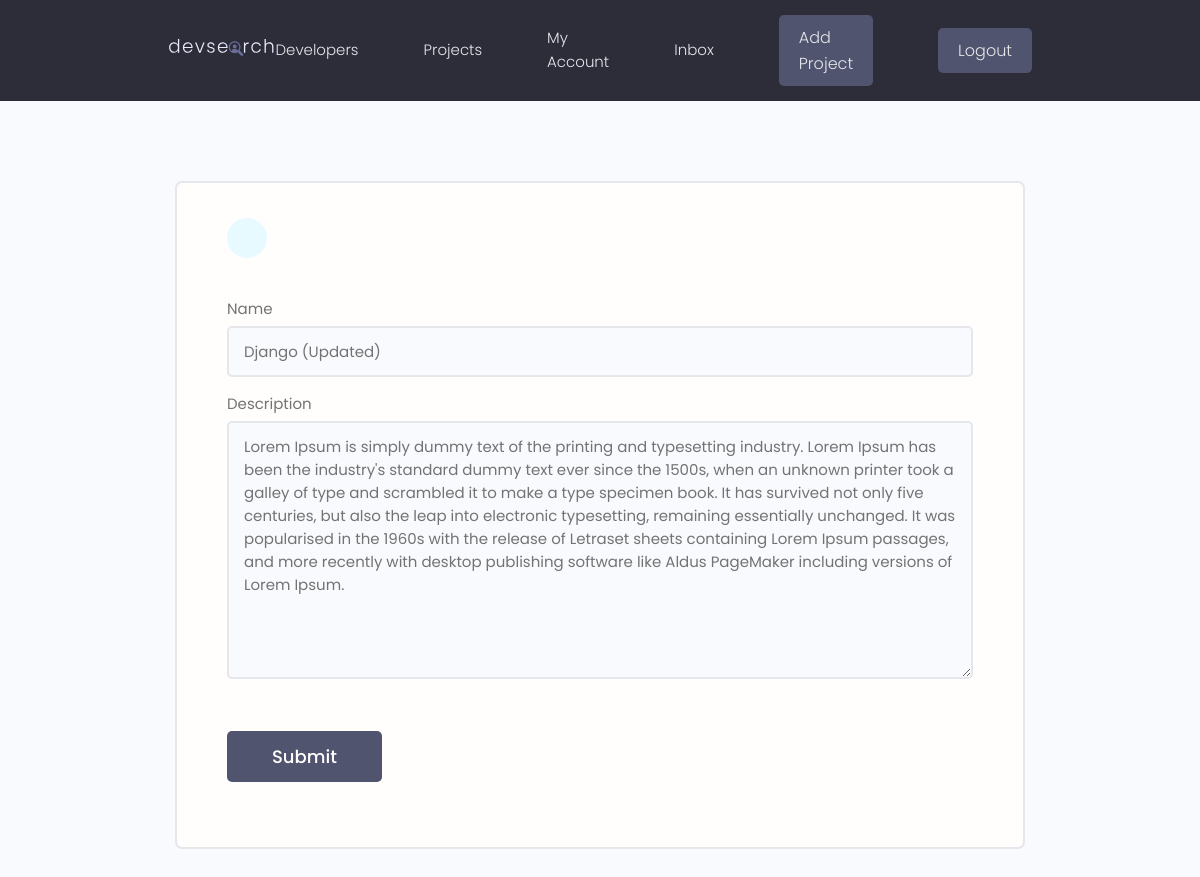
Screenshot of /update-skill/a1bd576e-fcb0-4e81-a49c-6c26a78b72b7/ (signed in) with the database file from the repository.
### users/models.py (models this page shows, shortened)
class Skill(models.Model):
    owner = models.ForeignKey(Profile, on_delete=models.CASCADE, null=True, blank=True)
    name = models.CharField(max_length=200, blank=True, null=True)
    description = models.TextField(null=True, blank=True)
    created = models.DateTimeField(auto_now_add=True)
    id = models.UUIDField(default=uuid.uuid4, unique=True, primary_key=True, editable=False)

### users/views.py (the view)
# urls.py: path('update-skill/<str:pk>/', views.updateSkill, name="update-skill"),
@login_required(login_url='login')
def updateSkill(request, pk):
    profile = request.user.profile
    skill = profile.skill_set.get(id=pk)
    forms = SkillForm(instance=skill)
    if request.method == 'POST':
        form = SkillForm(request.POST, instance=skill)
        if form.is_valid():
            form.save()
            messages.success(request,'Skill was updated successfully!')
            return redirect('account')
    context = {'forms': forms}
    return render(request, 'users/skill_form.html', context)

### users/forms.py
class SkillForm(ModelForm):
    class Meta:
        model = Skill
        fields = '__all__'
        exclude = ['owner']
    def __init__(self, *args, **kwargs):
        super(SkillForm, self).__init__(*args, **kwargs)
        for name, field in self.fields.items():
            field.widget.attrs.update({'class': 'input'})

### users/templates/users/skill_form.html (shortened to what this page needs)
{% extends 'main.html' %}
{% block content %}
<main class="formPage my-xl">
    <div class="content-box">
        <div class="formWrapper">
            <a class="backButton" href="{% url 'account' %}"></a>
            <br>
            <form class="form" method="POST" action="">
                {% for field in forms %}
                <div class="form__field">
                    <label for="formInput#text">{{field.label}} </label>
                    {{field}}
                </div>
                {% endfor %}
                <input class="btn btn--sub btn--lg  my-md" type="submit" value="Submit" />
            </form>
        </div>
    </div>
</main>
{% endblock %}

### static/styles/app.css (style rules this page uses)
:root { --color-sub: #2d2d39; }
.btn--sub { background-color: var(--color-sub-light); }
.content-box { width: 95%; max-width: 85rem; margin: 0 auto; }
.backButton { background: var(--color-main-light); color: var(--color-main); width: 4rem; height: 4rem; display: flex; align-items: center; justify-content: center; border-radius: 50%; }
.formPage .formWrapper { list-style: none; background: var(--color-white); padding: 3.5rem 5rem; border: 2px solid var(--color-light); border-radius: 0.7rem; }

### static/uikit/styles/modules/_variables.css (style rules this page uses)
:root { --color-main: #5aa5b9; --color-main-light: #e6faff; --color-sub: #3f4156; --color-sub-light: #51546e; --color-sub-lighter: #ededfd; --color-text: #737373; --color-gray: #8b8b8b; --color-light: #e5e7eb; --color-light-gray: #767676; --color-bg: #f8fafd; --color-white: #fffefd; --color-white-light: #f3f3f3; --color-success: #359e64; --color-success-bg: #def8e8; --color-error: #fc4b0b; --color-error-bg: #fff2ee; --font-base: 'Poppins', arial, helvetica, 'Segoe UI', roboto, ubuntu, sans-serif; --font-monospace: 'Fira Code', 'Courier New', courier, monospace; --font-regular: 300; --font-medium: 500; --font-bold: 700; --generic-shadow: 1px 1px 5px #00000010; --generic-transition: all 0.3s ease-in-out; }

### static/uikit/styles/modules/_base.css (style rules this page uses)
* { margin: 0; padding: 0; box-sizing: border-box; text-rendering: optimizeLegibility; color: inherit; font-size: inherit; }
html { font-size: 50%; }
@media only screen and (min-width: 480px) { html { font-size: 56.25%; } }
@media only screen and (min-width: 1200px) { html { font-size: 62.5%; } }
body { line-height: 1.6; font-weight: 400; font-size: 1.5rem; color: var(--color-text); background-color: var(--color-bg); min-height: 100vh; }

### static/uikit/styles/modules/_typography.css (style rules this page uses)
* { font-family: var(--font-base); }
a { padding-bottom: 2px; text-decoration: none; display: inline-block; color: var(--color-main); font-weight: var(--font-medium); }

### static/uikit/styles/modules/_utilities.css (style rules this page uses)
.my-md { margin: 3rem auto; }
.my-xl { margin: 8rem auto; }

### static/uikit/styles/modules/_button.css (style rules this page uses)
.btn { display: inline-block; position: relative; cursor: pointer; background-color: var(--color-light); font-weight: var(--font-medium); color: var(--color-sub); text-decoration: none; padding: 1rem 2rem; border-radius: 0.5rem; border: none; width: -webkit-fit-content; width: -moz-fit-content; width: fit-content; height: -webkit-fit-content; height: -moz-fit-content; height: fit-content; font-size: 1.6rem; outline-width: 0; outline-color: transparent; -webkit-backface-visibility: hidden; backface-visibility: hidden; transition: all 0.3s ease-in-out; }
.btn--sub { background-color: var(--color-sub); color: var(--color-white); }
.btn--lg { font-size: 1.8rem; padding: 1.2rem 4.5rem; }

### static/uikit/styles/modules/_form.css (style rules this page uses)
.form { display: block; }
.form__field { margin-top: 1.5rem; margin-bottom: 1.5rem; }
.form__label, .form__field > label { display: block; margin-bottom: 0.5rem; color: var(--color-text); }
input.input[type='text'], input.input[type='email'], input.input[type='password'], input.input[type='number'], textarea.input { min-width: 24rem; width: 100%; padding: 1.2rem 1.5rem; border-radius: 0.5rem; border: 2px solid var(--color-light); transition: all 0.3s ease-in-out; background-color: var(--color-bg); }

### rows the page displays
Skill: forms "Django (Updated)" "Lorem Ipsum is simply dummy text of the printing and typesetting industry. Lorem Ipsum has been the industry's standard dummy text ever since the 1500s, when an unknown printer took a galley of type and scrambled it to make a type specimen book. It has survived not only five centuries, but also the leap into electronic typesetting, remaining essentially unchanged. It was popularised in the 1960s with the release of Letraset sheets containing Lorem Ipsum passages, and more recently with desktop publishing software like Aldus PageMaker including versions of Lorem Ipsum."

### other values shown
{{ field.label }} "Name" "Description"
